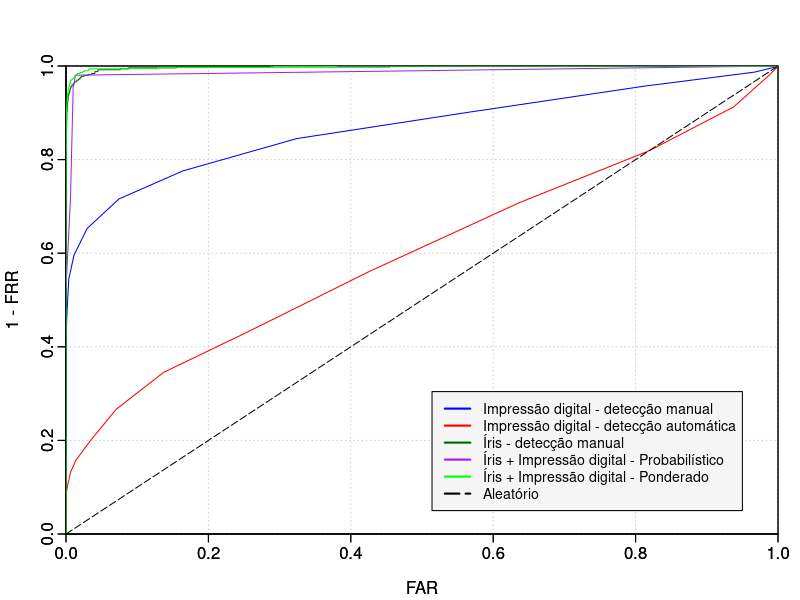

The R source for this figure:
#!/usr/bin/env Rscript
pdf(file="roc.pdf")

par(mgp = c(2.2,0.45,0), tcl = -0.4, mar = c(3.3,3.3,3.3,1.1))
plot(c(0:1.0), c(0:1.0), xlab = "FAR", ylab = "1 - FRR", type="n", xlim = range(0:1), ylim = range(0:1.0), xaxs="i", yaxs="i")
grid(col = "lightgray", lty = "dotted", lwd = par("lwd"), equilogs = TRUE)
par(new = TRUE)
plot(c(0:1.0), c(0:1.0), xlab = "FAR", ylab = "1 - FRR", type="n", xlim = range(0:1), ylim = range(0:1.0), xaxs="i", yaxs="i")
legend("bottomright", inset=.05, cex = 0.85, c("Impressão digital - detecção manual", "Impressão digital - detecção automática", "Íris - detecção manual", "Íris + Impressão digital - Probabilístico", "Íris + Impressão digital - Ponderado", "Aleatório"), lty=c(1,1,1,1,1,5), lwd=c(2,2,2,2,2,2), col=c("blue", "red", "darkgreen", "purple", "green", "black"), bg="grey96")

far <- scan("fingerprint/true/far.txt")
frr <- scan("fingerprint/true/frr.txt")
par(new = TRUE)
plot(far, 1 - frr, col = "blue", pch = 16, type = "l", xaxs = "i", yaxs = "i", axes = FALSE, ann = FALSE, xlim = range(0:1), ylim = range(0:1.0))

far <- scan("fingerprint/automatic/far.txt")
frr <- scan("fingerprint/automatic/frr.txt")
par(new = TRUE)
plot(far, 1 - frr, col = "red", pch = 16, type = "l", xaxs = "i", yaxs = "i", axes = FALSE, ann = FALSE, xlim = range(0:1), ylim = range(0:1.0))

far <- scan("iris/solo/far.txt")
frr <- scan("iris/solo/frr.txt")
par(new = TRUE)
plot(far, 1 - frr, col = "darkgreen", pch = 16, type = "l", xaxs = "i", yaxs = "i", axes = FALSE, ann = FALSE, xlim = range(0:1), ylim = range(0:1.0))

far <- scan("multi/prob/far.txt")
frr <- scan("multi/prob/frr.txt")
par(new = TRUE)
plot(far, 1 - frr, col = "purple", pch = 16, type = "l", xaxs = "i", yaxs = "i", axes = FALSE, ann = FALSE, xlim = range(0:1), ylim = range(0:1.0))

far <- scan("multi/weighted/far.txt")
frr <- scan("multi/weighted/frr.txt")
par(new = TRUE)
plot(far, 1 - frr, col = "green", pch = 16, type = "l", xaxs = "i", yaxs = "i", axes = FALSE, ann = FALSE, xlim = range(0:1), ylim = range(0:1.0))

par(new = TRUE)
plot(c(0:1.0), c(0:1.0), lty = 5, col = "black", pch = 16, type = "l", xaxs = "i", yaxs = "i", axes = FALSE, ann = FALSE, xlim = range(0:1), ylim = range(0:1.0))

dev.off()
